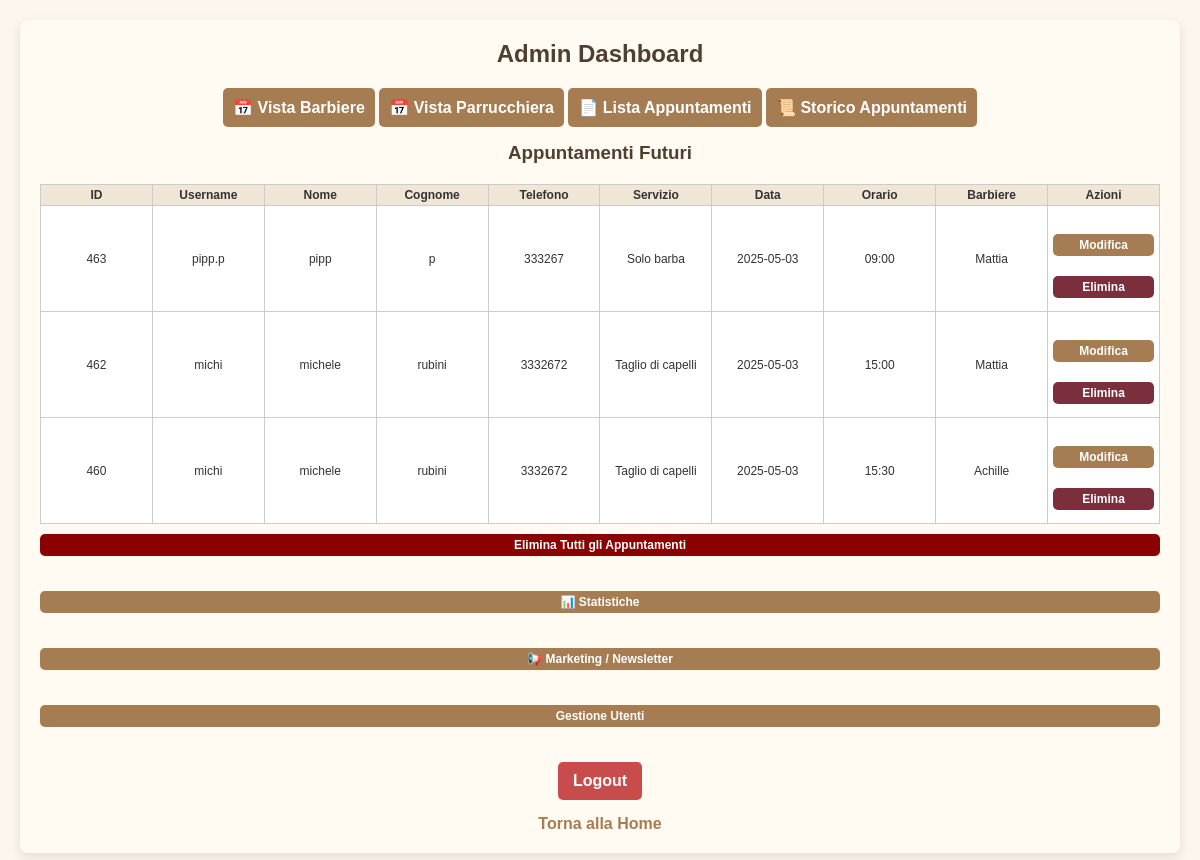
The page /admin_dashboard (signed in) on the database as committed earlier.
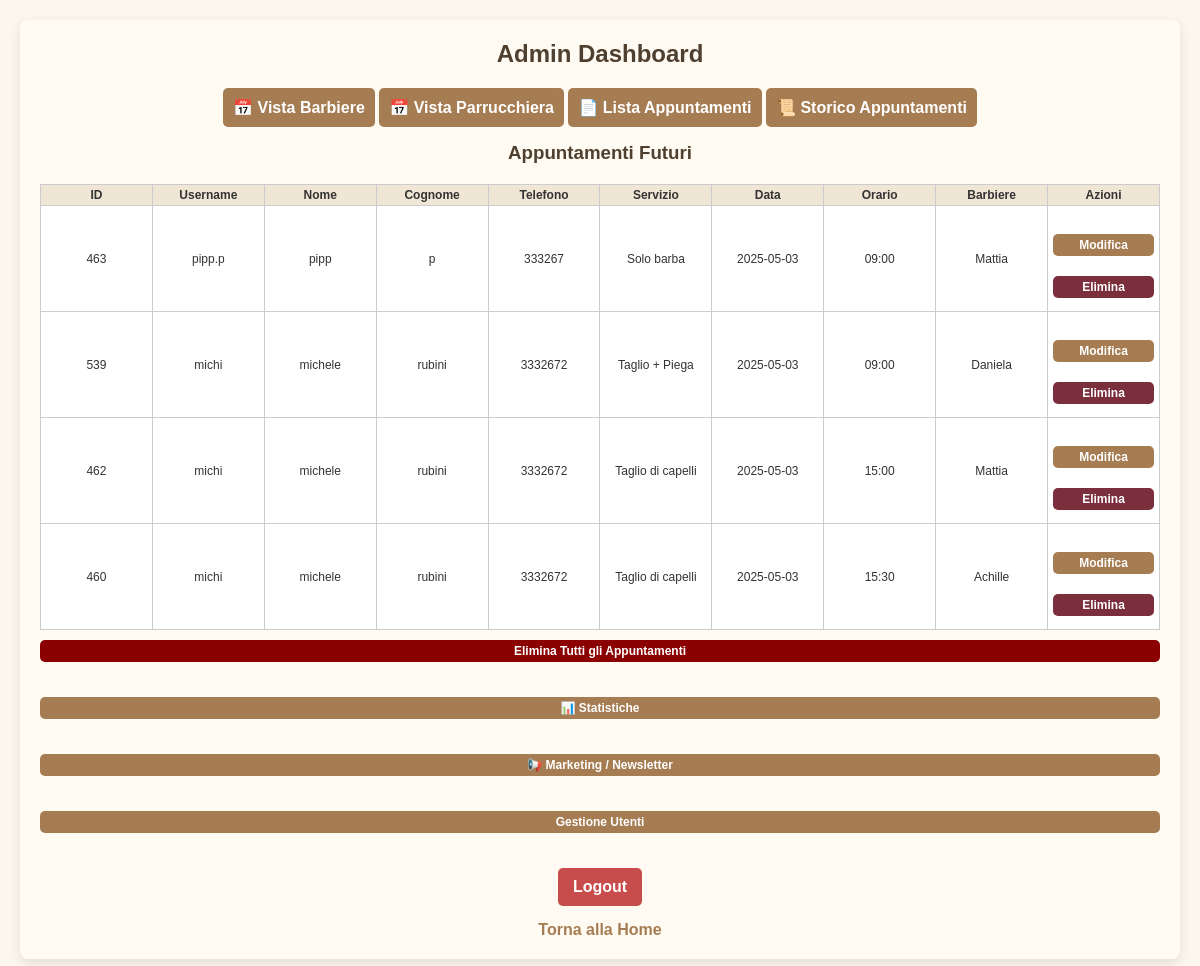
The same page on the database as committed later.
### tables this page shows
CREATE TABLE appointments (
            id INTEGER PRIMARY KEY AUTOINCREMENT,
            user_id INTEGER NOT NULL,
            service TEXT NOT NULL,
            date TEXT NOT NULL,
            time TEXT NOT NULL, barber TEXT NOT NULL DEFAULT 'Mattia', tipo TEXT DEFAULT 'barbiere',
            FOREIGN KEY (user_id) REFERENCES users(id)
        );

CREATE TABLE users (
            id INTEGER PRIMARY KEY AUTOINCREMENT,
            username TEXT NOT NULL UNIQUE,
            password TEXT NOT NULL
        , name TEXT NOT NULL DEFAULT 'NOME', surname TEXT NOT NULL DEFAULT 'COGNOME', phone TEXT NOT NULL DEFAULT '0000000000', email TEXT, newsletter_optin INTEGER DEFAULT 0);

### app.py (the view)
@app.route('/admin_dashboard')
def admin_dashboard():
    if 'admin' not in session:
        return redirect(url_for('login_admin'))
    conn = sqlite3.connect('bookings.db')
    cursor = conn.cursor()
    today = datetime.now().strftime("%Y-%m-%d")
    conn.commit()
    cursor.execute("""
        SELECT appointments.id, users.username, users.name, users.surname, users.phone,
               appointments.service, appointments.date, appointments.time, appointments.barber
        FROM appointments
        JOIN users ON appointments.user_id = users.id
        WHERE appointments.date >= ?
        ORDER BY DATE(appointments.date), TIME(appointments.time)
    """, (today,))
    appointments = cursor.fetchall()
    conn.close()
    return render_template('admin_dashboard.html', appointments=appointments)

### templates/admin_dashboard.html (shortened to what this page needs)
<!DOCTYPE html>
<html lang="it">
<head>
  <link rel="stylesheet" href="{{ url_for('static', filename='style.css') }}">
</head>
<body>
  <div class="container">
    <h2>Admin Dashboard</h2>
    <div class="view-toggle">
      <button onclick="showCalendarView()">📅 Vista Barbiere</button>
      <button onclick="location.href='{{ url_for('admin_hourly_calendar') }}'">📅 Vista Parrucchiera</button>
      <button onclick="showListView()">📄 Lista Appuntamenti</button>
      <button onclick="location.href='{{ url_for('admin_history') }}'">📜 Storico Appuntamenti</button>
    </div>
    <div id="list-view" class="list-view active-view">
      <h3>Appuntamenti Futuri</h3>
      {% if appointments %}
        <table>
          <thead>
            <tr>
              <th>ID</th>
              <th>Username</th>
              <th>Nome</th>
              <th>Cognome</th>
              <th>Telefono</th>
              <th>Servizio</th>
              <th>Data</th>
              <th>Orario</th>
              <th>Barbiere</th>
              <th>Azioni</th>
            </tr>
          </thead>
          <tbody>
            {% for appointment in appointments %}
              <tr>
                <td>{{ appointment[0] }}</td>
                <td>{{ appointment[1] }}</td>
                <td>{{ appointment[2] }}</td>
                <td>{{ appointment[3] }}</td>
                <td>{{ appointment[4] }}</td>
                <td>{{ appointment[5] }}</td>
                <td>{{ appointment[6] }}</td>
                <td>{{ appointment[7] }}</td>
                <td>{{ appointment[8] }}</td>
                <td>
                  <a href="{{ url_for('edit_appointment', appointment_id=appointment[0]) }}">
                    <button class="big-btn">Modifica</button>
                  </a>
                  <button class="delete-appointment admin big-btn" data-id="{{ appointment[0] }}" style="background-color: #7b2f3c; color: white;">Elimina</button>
                </td>
              </tr>
            {% endfor %}
          </tbody>
        </table>
      {% else %}
        <p>Nessun appuntamento disponibile.</p>
      {% endif %}
    </div>
    <form action="{{ url_for('delete_all_appointments') }}" method="post" onsubmit="return confirm('Sei sicuro di voler eliminare tutti gli appuntamenti?');">
      <button type="submit" class="big-btn" style="background-color: darkred;">Elimina Tutti gli Appuntamenti</button>
    </form>
    <a href="{{ url_for('admin_stats') }}">
      <button class="big-btn">📊 Statistiche</button>
    </a>
    <a href="{{ url_for('admin_marketing') }}">
      <button class="big-btn" style="margin: 10px 0;">📢 Marketing / Newsletter</button>
    </a>
    <a href="{{ url_for('admin_users') }}">
      <button class="big-btn">Gestione Utenti</button>
    </a>
    <a href="{{ url_for('logout') }}"><button class="logout-btn">Logout</button></a>
    <a href="{{ url_for('index') }}">Torna alla Home</a>
  </div>
</body>
</html>

### static/style.css (style rules this page uses)
* { box-sizing: border-box; margin: 0; padding: 0; }
body { font-family: 'Arial', sans-serif; background-color: #fdf6ec; color: #333; display: flex; flex-direction: column; align-items: center; padding: 20px; }
.container { width: 100%; max-width: 600px; background: #fffaf2; padding: 20px; border-radius: 8px; box-shadow: 0 4px 12px rgba(0, 0, 0, 0.1); margin: 20px 0; }
h1, h2, h3 { text-align: center; color: #4e3f2f; margin-bottom: 15px; }
form { display: flex; flex-direction: column; }
input, select, button { padding: 10px; margin-top: 5px; background-color: #fef9f0; color: #333; border: 1px solid #ccc; border-radius: 5px; font-size: 16px; }
button { background-color: #a67c52; color: #fff; cursor: pointer; font-weight: bold; transition: background-color 0.3s; border: none; }
.big-btn { width: 100%; padding: 15px; font-size: 18px; margin: 10px 0; }
.logout-btn { background-color: #c94c4c; color: white; padding: 10px 15px; font-size: 16px; font-weight: bold; border-radius: 5px; cursor: pointer; transition: background-color 0.3s; border: none; margin-top: 10px; }
a { display: block; text-align: center; margin-top: 15px; text-decoration: none; color: #a67c52; font-weight: bold; }
table { width: 100%; border-collapse: collapse; margin-top: 20px; background-color: #fff; color: #333; }
table, th, td { border: 1px solid #ddd; }
th, td { padding: 10px; text-align: center; }
th { background-color: #f0e6d6; color: #333; }

### templates/admin_dashboard.html (style rules this page uses)
.container { max-width: 1400px; margin: auto; padding: 20px; }
.view-toggle { margin: 15px 0; text-align: center; }
.calendar-view, .list-view { display: none; }
.active-view { display: block; }
table { font-size: 12px; border-collapse: collapse; width: 100%; table-layout: fixed; }
th, td { padding: 3px 5px; text-align: center; border: 1px solid #ccc; overflow: hidden; text-overflow: ellipsis; white-space: nowrap; }
th:nth-child(1), td:nth-child(1) { max-width: 40px; }
th:nth-child(9), td:nth-child(9) { max-width: 120px; }
.big-btn { font-size: 12px; padding: 4px 8px; }

Rows that differ between the two databases and show on the page:
added appointments: id "539", username "michi", name "michele", surname "rubini", phone "3332672", service "Taglio + Piega", date "2025-05-03", time "09:00", barber "Daniela"
